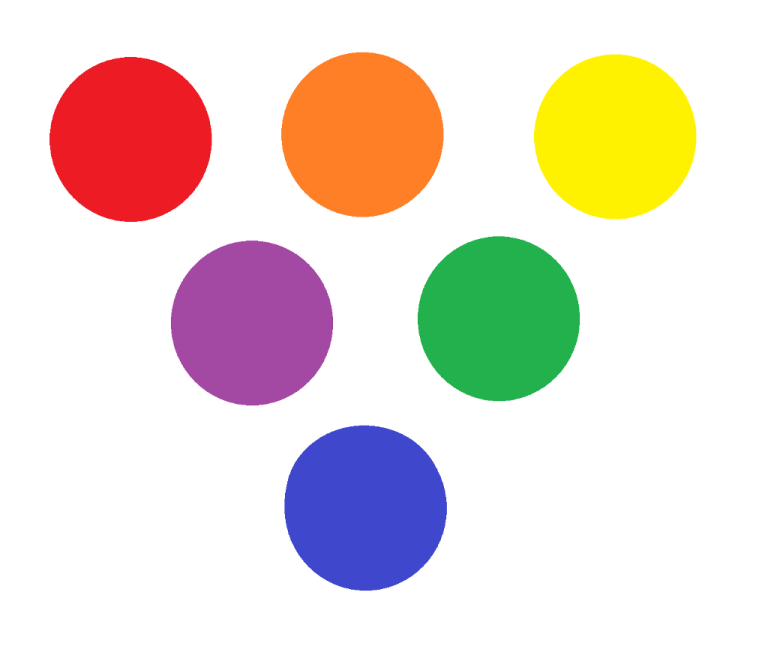
#> input picture circles.png, 768 x 658 px, given in place of the camera
$ python 'Object Tracking.py'
#> lines starting #> are read from the running program, lines starting #| are printed output that depends on the picture; after the words box and inside, x2 and y2 are one past the last pixel; in counts of white or black regions, pixels touching at a corner belong together
from collections import deque
import numpy as np
import argparse
import imutils
import cv2

def mapObjectPosition (x, y):
    print ("[INFO] Object Center coordinates at \
    X0 = {0} and Y0 =  {1}".format(x, y))

ap = argparse.ArgumentParser()
ap.add_argument("-v", "--video",
	help="path to the (optional) video file")
ap.add_argument("-b", "--buffer", type=int, default=64,
	help="max buffer size")
args = vars(ap.parse_args())


colorLower = (24, 100, 100)
colorUpper = (44, 255, 255)
pts = deque(maxlen=args["buffer"])


if not args.get("video", False):
	camera = cv2.VideoCapture(0)
else:
	camera = cv2.VideoCapture(args["video"])


while True:
	(grabbed, frame) = camera.read()
#> frame is the input picture: shape (658, 768, 3); mean B, G, R 213, 221.2, 233.2

	if args.get("video") and not grabbed:
		break

	frame = imutils.resize(frame, width=1000)
#> frame: shape (856, 1000, 3)
	frame = imutils.rotate(frame, angle=180)
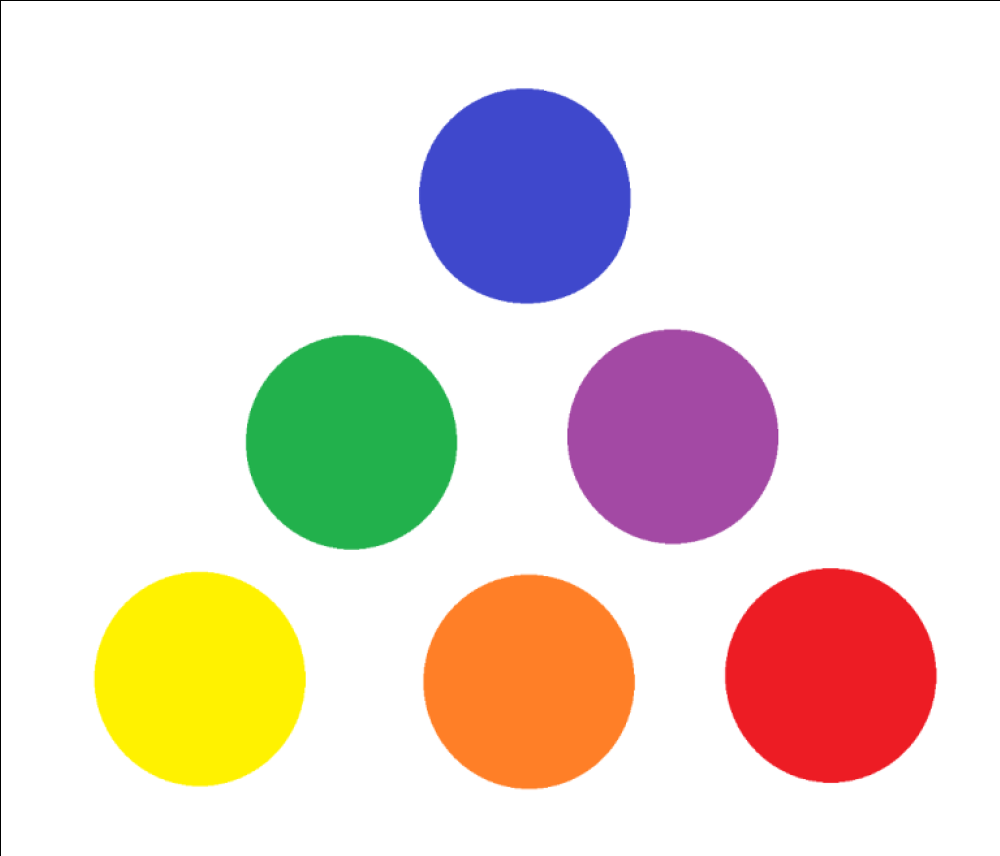
#> frame: shape (856, 1000, 3); mean B, G, R 212.5, 220.7, 232.6

	hsv = cv2.cvtColor(frame, cv2.COLOR_BGR2HSV)
#> hsv: shape (856, 1000, 3); mean H, S, V 23.7, 50.6, 244.5

	mask = cv2.inRange(hsv, colorLower, colorUpper)
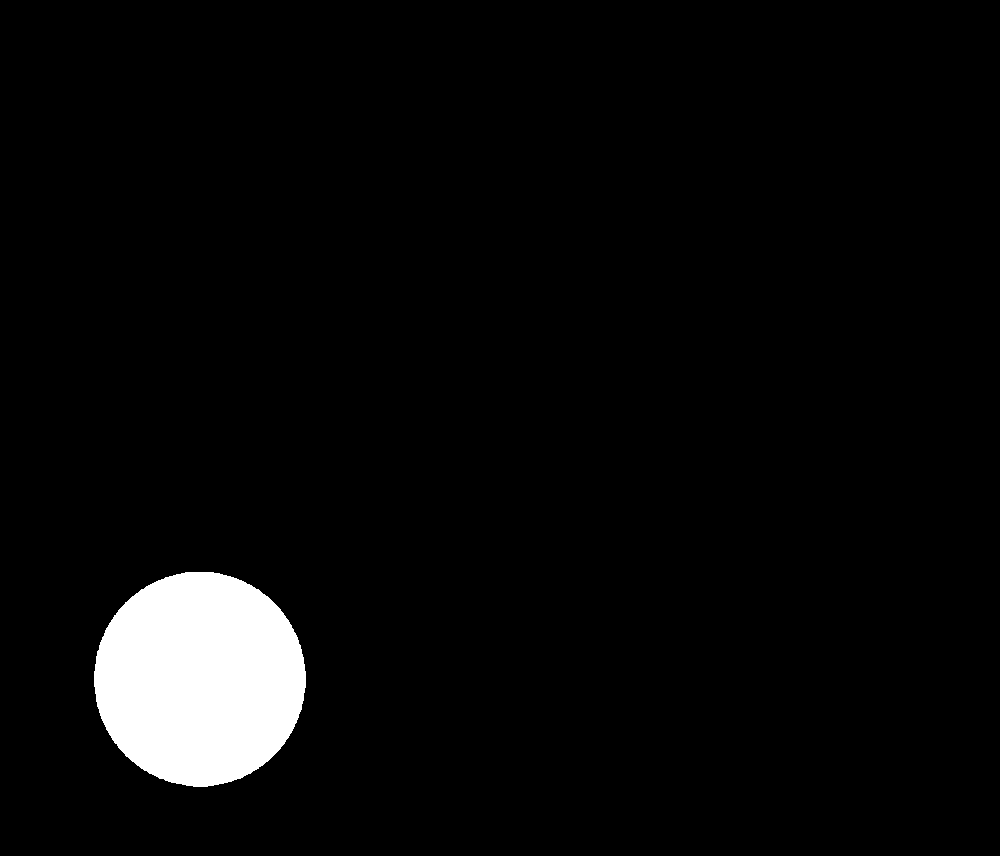
#> mask: shape (856, 1000); 4.2% white; 1 white region, box (x1, y1, x2, y2) and area: (94, 572, 306, 787) 35669
	mask = cv2.erode(mask, None, iterations=2)
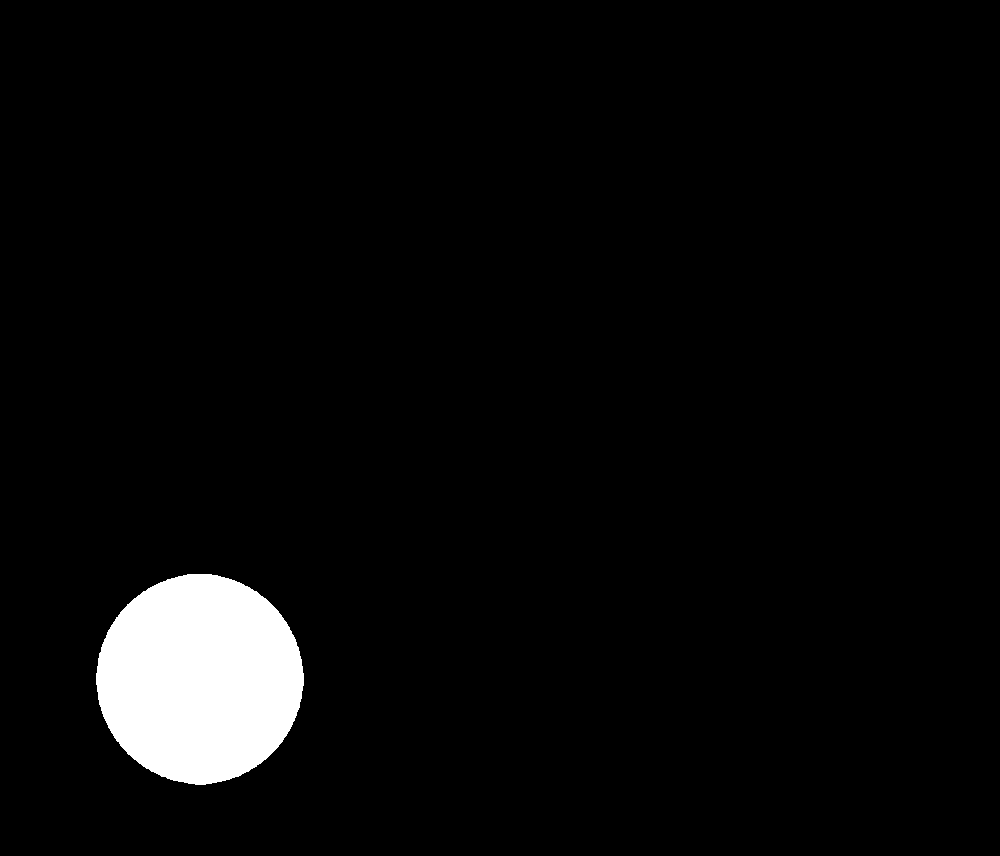
#> mask: shape (856, 1000); 4% white; 1 white region
	mask = cv2.dilate(mask, None, iterations=2)


	cnts = cv2.findContours(mask.copy(), cv2.RETR_EXTERNAL,
		cv2.CHAIN_APPROX_SIMPLE)[-2]
#> cnts = 1 contour; box (x1, y1, x2, y2) and area: (94, 572, 306, 787) 35366
	center = None

	if len(cnts) > 0:
		c = max(cnts, key=cv2.contourArea)
#> c = contour of 289 points, box (x1, y1, x2, y2) (94, 572, 306, 787), area 35366
		((x, y), radius) = cv2.minEnclosingCircle(c)
#> x = 199; y = 678.7; radius = 107.6
		M = cv2.moments(c)
#> M = moments, m00 35365.5, centre m10/m00, m01/m00 = (199.4, 678.6)
		center = (int(M["m10"] / M["m00"]), int(M["m01"] / M["m00"]))
#> center = (199, 678)

		if radius > 10:
			cv2.circle(frame, (int(x), int(y)), int(radius),
				(0, 255, 255), 2)
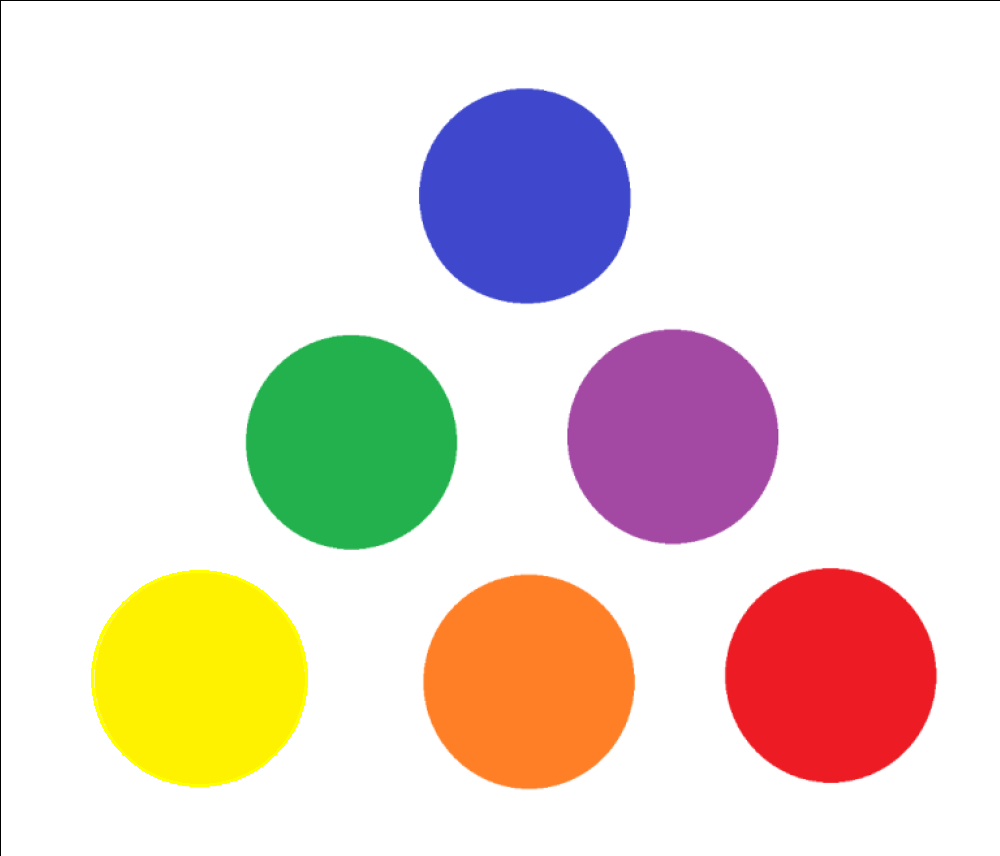
#> frame: shape (856, 1000, 3); 0.23% of pixels changed, all inside (x1, y1, x2, y2) = (91, 570, 308, 787)
			cv2.circle(frame, center, 5, (0, 0, 255), -1)
#> frame: shape (856, 1000, 3); 0.01% of pixels changed, all inside (x1, y1, x2, y2) = (194, 673, 205, 684)
			mapObjectPosition(int(x), int(y))

	pts.appendleft(center)

	for i in range(1, len(pts)):

		if pts[i - 1] is None or pts[i] is None:
			continue

		thickness = int(np.sqrt(args["buffer"] / float(i + 1)) * 2.5)
		cv2.line(frame, pts[i - 1], pts[i], (0, 0, 255), thickness)

	cv2.imshow("Frame", frame)
	key = cv2.waitKey(1) & 0xFF
#> (key q is pressed here)

	if key == ord("q"):
		break

camera.release()
cv2.destroyAllWindows()
